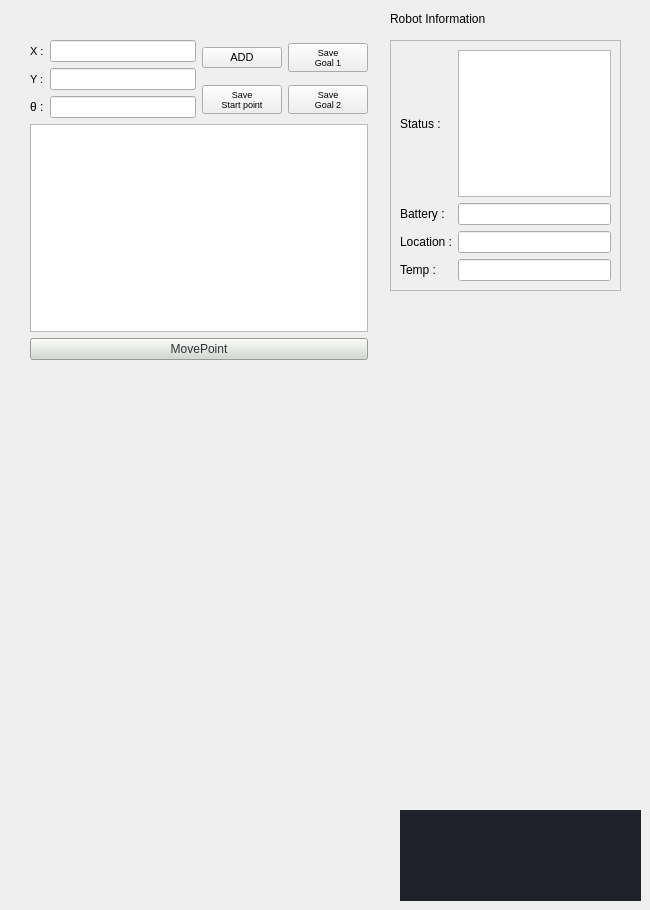
    <widget class="QWidget" name="tab_2">
     <attribute name="title">
      <string>OMRON</string>
     </attribute>
     <widget class="QLabel" name="LB_RAINBOW_LOGO_2">
      <property name="geometry">
       <rect>
        <x>400</x>
        <y>810</y>
        <width>241</width>
        <height>91</height>
       </rect>
      </property>
      <property name="sizePolicy">
       <sizepolicy hsizetype="Expanding" vsizetype="Expanding">
        <horstretch>0</horstretch>
        <verstretch>0</verstretch>
       </sizepolicy>
      </property>
      <property name="font">
       <font>
        <family>Arial</family>
        <pointsize>8</pointsize>
       </font>
      </property>
      <property name="styleSheet">
       <string notr="true">background-color:rgb(31,34,41)</string>
      </property>
      <property name="text">
       <string/>
      </property>
      <property name="pixmap">
       <pixmap resource="resource.qrc">:/icon/icon/background2.jpg</pixmap>
      </property>
      <property name="scaledContents">
       <bool>false</bool>
      </property>
      <property name="alignment">
       <set>Qt::AlignCenter</set>
      </property>
     </widget>
     <widget class="QLabel" name="lable_get_info_2">
      <property name="geometry">
       <rect>
        <x>390</x>
        <y>10</y>
        <width>131</width>
        <height>17</height>
       </rect>
      </property>
      <property name="text">
       <string>Robot Information</string>
      </property>
     </widget>
     <widget class="QFrame" name="frame_robot_info">
      <property name="geometry">
       <rect>
        <x>390</x>
        <y>40</y>
        <width>231</width>
        <height>251</height>
       </rect>
      </property>
      <property name="frameShape">
       <enum>QFrame::StyledPanel</enum>
      </property>
      <property name="frameShadow">
       <enum>QFrame::Raised</enum>
      </property>
      <layout class="QGridLayout" name="gridLayout_5">
       <item row="2" column="1">
        <widget class="QLineEdit" name="le_location">
         <property name="readOnly">
          <bool>true</bool>
         </property>
        </widget>
       </item>
       <item row="3" column="0">
        <widget class="QLabel" name="label_temperature">
         <property name="text">
          <string>Temp :</string>
         </property>
        </widget>
       </item>
       <item row="0" column="0">
        <widget class="QLabel" name="label_status">
         <property name="text">
          <string>Status :</string>
         </property>
        </widget>
       </item>
       <item row="1" column="0">
        <widget class="QLabel" name="label_battery">
         <property name="text">
          <string>Battery :</string>
         </property>
        </widget>
       </item>
       <item row="2" column="0">
        <widget class="QLabel" name="label_location">
         <property name="text">
          <string>Location :</string>
         </property>
        </widget>
       </item>
       <item row="3" column="1">
        <widget class="QLineEdit" name="le_temperature">
         <property name="readOnly">
          <bool>true</bool>
         </property>
        </widget>
       </item>
       <item row="0" column="1">
        <widget class="QTextEdit" name="te_status">
         <property name="readOnly">
          <bool>true</bool>
         </property>
        </widget>
       </item>
       <item row="1" column="1">
        <widget class="QLineEdit" name="le_battery">
         <property name="readOnly">
          <bool>true</bool>
         </property>
        </widget>
       </item>
      </layout>
     </widget>
     <widget class="QWidget" name="layoutWidget">
      <property name="geometry">
       <rect>
        <x>30</x>
        <y>40</y>
        <width>338</width>
        <height>320</height>
       </rect>
      </property>
      <layout class="QGridLayout" name="gridLayout_7">
       <item row="0" column="0">
        <layout class="QGridLayout" name="gridLayout_6">
         <item row="0" column="3" rowspan="2">
          <widget class="QPushButton" name="BTN_OMRON_SAVE_GOAL_1">
           <property name="font">
            <font>
             <family>Arial</family>
             <pointsize>7</pointsize>
             <weight>50</weight>
             <bold>false</bold>
            </font>
           </property>
           <property name="text">
            <string>Save 
Goal 1</string>
           </property>
          </widget>
         </item>
         <item row="0" column="2" rowspan="2">
          <widget class="QPushButton" name="BTN_OMRON_ADD">
           <property name="font">
            <font>
             <family>Liberation Sans</family>
             <pointsize>8</pointsize>
            </font>
           </property>
           <property name="text">
            <string>ADD</string>
           </property>
          </widget>
         </item>
         <item row="2" column="3" rowspan="2">
          <widget class="QPushButton" name="BTN_OMRON_SAVE_GOAL_2">
           <property name="font">
            <font>
             <family>Arial</family>
             <pointsize>7</pointsize>
             <weight>50</weight>
             <bold>false</bold>
            </font>
           </property>
           <property name="text">
            <string>Save 
Goal 2</string>
           </property>
          </widget>
         </item>
         <item row="3" column="1">
          <widget class="QLineEdit" name="LE_OMRON_HEADING"/>
         </item>
         <item row="1" column="0" rowspan="2">
          <widget class="QLabel" name="label_24">
           <property name="font">
            <font>
             <family>Arial</family>
             <pointsize>8</pointsize>
             <weight>50</weight>
             <bold>false</bold>
            </font>
           </property>
           <property name="text">
            <string>Y :</string>
           </property>
          </widget>
         </item>
         <item row="2" column="2" rowspan="2">
          <widget class="QPushButton" name="BTN_OMRON_SAVE_ST">
           <property name="font">
            <font>
             <family>Arial</family>
             <pointsize>7</pointsize>
             <weight>50</weight>
             <bold>false</bold>
            </font>
           </property>
           <property name="text">
            <string>Save 
Start point</string>
           </property>
          </widget>
         </item>
         <item row="0" column="0">
          <widget class="QLabel" name="label_23">
           <property name="font">
            <font>
             <family>Arial</family>
             <pointsize>8</pointsize>
             <weight>50</weight>
             <bold>false</bold>
            </font>
           </property>
           <property name="text">
            <string>X :</string>
           </property>
          </widget>
         </item>
         <item row="1" column="1" rowspan="2">
          <widget class="QLineEdit" name="LE_OMRON_Y"/>
         </item>
         <item row="0" column="1">
          <widget class="QLineEdit" name="LE_OMRON_X"/>
         </item>
         <item row="3" column="0">
          <widget class="QLabel" name="label_25">
           <property name="font">
            <font>
             <family>Arial</family>
             <pointsize>9</pointsize>
             <weight>50</weight>
             <bold>false</bold>
            </font>
           </property>
           <property name="text">
            <string>θ :</string>
           </property>
          </widget>
         </item>
        </layout>
       </item>
       <item row="1" column="0">
        <widget class="QListWidget" name="listView"/>
       </item>
       <item row="2" column="0">
        <widget class="QPushButton" name="MovePoint">
         <property name="styleSheet">
          <string notr="true">color: rgb(46, 52, 54);
background-color: rgb(211, 215, 207);</string>
         </property>
         <property name="text">
          <string>MovePoint</string>
         </property>
        </widget>
       </item>
      </layout>
     </widget>
    </widget>
